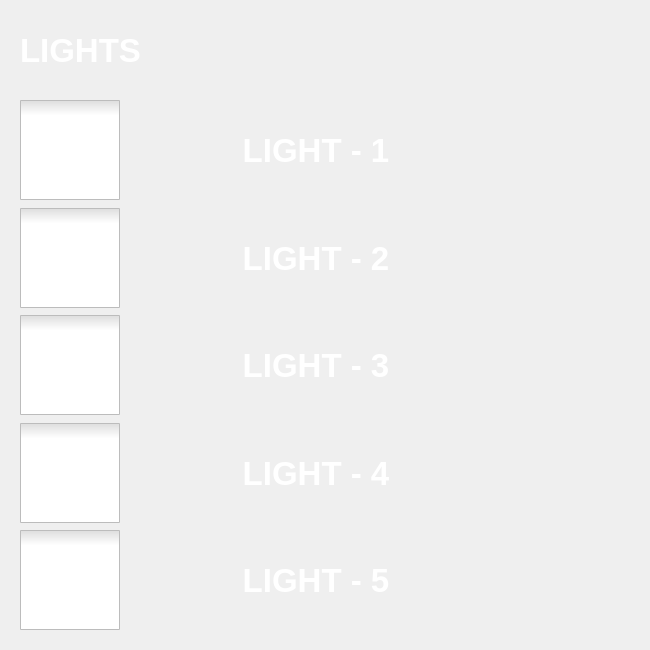
<?xml version="1.0" encoding="UTF-8"?>
<ui version="4.0">
 <class>Dialog1</class>
 <widget class="QDialog" name="Dialog1">
  <property name="geometry">
   <rect>
    <x>0</x>
    <y>0</y>
    <width>650</width>
    <height>650</height>
   </rect>
  </property>
  <property name="sizePolicy">
   <sizepolicy hsizetype="Fixed" vsizetype="Fixed">
    <horstretch>0</horstretch>
    <verstretch>0</verstretch>
   </sizepolicy>
  </property>
  <property name="maximumSize">
   <size>
    <width>1677</width>
    <height>1677</height>
   </size>
  </property>
  <property name="windowTitle">
   <string>Dialog</string>
  </property>
  <property name="styleSheet">
   <string notr="true">#Dialog1{
border-image:url(:/images/top.jpg);}</string>
  </property>
  <widget class="QLabel" name="label">
   <property name="geometry">
    <rect>
     <x>20</x>
     <y>20</y>
     <width>131</width>
     <height>61</height>
    </rect>
   </property>
   <property name="font">
    <font>
     <family>Segoe UI</family>
     <pointsize>25</pointsize>
     <weight>87</weight>
     <italic>false</italic>
     <bold>true</bold>
    </font>
   </property>
   <property name="styleSheet">
    <string notr="true">font: 700 25pt &quot;Segoe UI&quot;;
color: white;</string>
   </property>
   <property name="text">
    <string>LIGHTS</string>
   </property>
  </widget>
  <widget class="QWidget" name="gridLayoutWidget">
   <property name="geometry">
    <rect>
     <x>20</x>
     <y>100</y>
     <width>611</width>
     <height>531</height>
    </rect>
   </property>
   <layout class="QGridLayout" name="gridLayout">
    <item row="1" column="1">
     <widget class="QLabel" name="label_7">
      <property name="font">
       <font>
        <family>Segoe UI</family>
        <pointsize>25</pointsize>
        <weight>87</weight>
        <italic>false</italic>
        <bold>true</bold>
       </font>
      </property>
      <property name="styleSheet">
       <string notr="true">font: 700 25pt &quot;Segoe UI&quot;;
color: white;</string>
      </property>
      <property name="text">
       <string>LIGHT - 2</string>
      </property>
      <property name="alignment">
       <set>Qt::AlignCenter</set>
      </property>
     </widget>
    </item>
    <item row="2" column="1">
     <widget class="QLabel" name="label_6">
      <property name="font">
       <font>
        <family>Segoe UI</family>
        <pointsize>25</pointsize>
        <weight>87</weight>
        <italic>false</italic>
        <bold>true</bold>
       </font>
      </property>
      <property name="styleSheet">
       <string notr="true">font: 700 25pt &quot;Segoe UI&quot;;
color: white;
</string>
      </property>
      <property name="text">
       <string>LIGHT - 3</string>
      </property>
      <property name="alignment">
       <set>Qt::AlignCenter</set>
      </property>
     </widget>
    </item>
    <item row="4" column="2">
     <widget class="QLabel" name="label_11">
      <property name="sizePolicy">
       <sizepolicy hsizetype="Fixed" vsizetype="Preferred">
        <horstretch>0</horstretch>
        <verstretch>0</verstretch>
       </sizepolicy>
      </property>
      <property name="minimumSize">
       <size>
        <width>125</width>
        <height>0</height>
       </size>
      </property>
      <property name="sizeIncrement">
       <size>
        <width>0</width>
        <height>0</height>
       </size>
      </property>
      <property name="styleSheet">
       <string notr="true">border-image: url(:/images/idea.jpg);
</string>
      </property>
      <property name="text">
       <string/>
      </property>
      <property name="alignment">
       <set>Qt::AlignLeading|Qt::AlignLeft|Qt::AlignTop</set>
      </property>
     </widget>
    </item>
    <item row="3" column="2">
     <widget class="QLabel" name="label_9">
      <property name="sizePolicy">
       <sizepolicy hsizetype="Fixed" vsizetype="Preferred">
        <horstretch>0</horstretch>
        <verstretch>0</verstretch>
       </sizepolicy>
      </property>
      <property name="minimumSize">
       <size>
        <width>125</width>
        <height>0</height>
       </size>
      </property>
      <property name="sizeIncrement">
       <size>
        <width>0</width>
        <height>0</height>
       </size>
      </property>
      <property name="styleSheet">
       <string notr="true">border-image: url(:/images/idea.jpg);
</string>
      </property>
      <property name="text">
       <string/>
      </property>
      <property name="alignment">
       <set>Qt::AlignLeading|Qt::AlignLeft|Qt::AlignTop</set>
      </property>
     </widget>
    </item>
    <item row="2" column="2">
     <widget class="QLabel" name="label_4">
      <property name="sizePolicy">
       <sizepolicy hsizetype="Fixed" vsizetype="Preferred">
        <horstretch>0</horstretch>
        <verstretch>0</verstretch>
       </sizepolicy>
      </property>
      <property name="minimumSize">
       <size>
        <width>125</width>
        <height>0</height>
       </size>
      </property>
      <property name="styleSheet">
       <string notr="true">border-image: url(:/images/idea.jpg);</string>
      </property>
      <property name="text">
       <string/>
      </property>
      <property name="alignment">
       <set>Qt::AlignLeading|Qt::AlignLeft|Qt::AlignTop</set>
      </property>
     </widget>
    </item>
    <item row="3" column="1">
     <widget class="QLabel" name="label_5">
      <property name="font">
       <font>
        <family>Segoe UI</family>
        <pointsize>25</pointsize>
        <weight>87</weight>
        <italic>false</italic>
        <bold>true</bold>
       </font>
      </property>
      <property name="styleSheet">
       <string notr="true">font: 700 25pt &quot;Segoe UI&quot;;
color: white;</string>
      </property>
      <property name="text">
       <string>LIGHT - 4</string>
      </property>
      <property name="alignment">
       <set>Qt::AlignCenter</set>
      </property>
     </widget>
    </item>
    <item row="4" column="0">
     <widget class="QCheckBox" name="cb5">
      <property name="sizePolicy">
       <sizepolicy hsizetype="Fixed" vsizetype="Preferred">
        <horstretch>0</horstretch>
        <verstretch>0</verstretch>
       </sizepolicy>
      </property>
      <property name="styleSheet">
       <string notr="true">QCheckBox::indicator{

width:100px;
height:100px

}
QCheckBox::indicator:checked{
border-image:url(&quot;:/images/switch-off.jpg&quot;);
}
QCheckBox::indicator:unchecked{
border-image:url(&quot;:/images/switch-on.jpg&quot;);
}</string>
      </property>
      <property name="text">
       <string/>
      </property>
     </widget>
    </item>
    <item row="0" column="1">
     <widget class="QLabel" name="label_8">
      <property name="font">
       <font>
        <family>Segoe UI</family>
        <pointsize>25</pointsize>
        <weight>87</weight>
        <italic>false</italic>
        <bold>true</bold>
       </font>
      </property>
      <property name="styleSheet">
       <string notr="true">font: 700 25pt &quot;Segoe UI&quot;;
color: white;</string>
      </property>
      <property name="text">
       <string>LIGHT - 1</string>
      </property>
      <property name="alignment">
       <set>Qt::AlignCenter</set>
      </property>
     </widget>
    </item>
    <item row="0" column="0">
     <widget class="QCheckBox" name="checkBox_3">
      <property name="sizePolicy">
       <sizepolicy hsizetype="Fixed" vsizetype="Preferred">
        <horstretch>0</horstretch>
        <verstretch>0</verstretch>
       </sizepolicy>
      </property>
      <property name="styleSheet">
       <string notr="true">QCheckBox::indicator{

width:100px;
height:100px

}
QCheckBox::indicator:checked{
border-image:url(&quot;:/images/switch-off.jpg&quot;);
}
QCheckBox::indicator:unchecked{
border-image:url(&quot;:/images/switch-on.jpg&quot;);
}</string>
      </property>
      <property name="text">
       <string/>
      </property>
     </widget>
    </item>
    <item row="2" column="0">
     <widget class="QCheckBox" name="cb3">
      <property name="sizePolicy">
       <sizepolicy hsizetype="Fixed" vsizetype="Preferred">
        <horstretch>0</horstretch>
        <verstretch>0</verstretch>
       </sizepolicy>
      </property>
      <property name="styleSheet">
       <string notr="true">QCheckBox::indicator{

width:100px;
height:100px

}
QCheckBox::indicator:checked{
border-image:url(&quot;:/images/switch-off.jpg&quot;);
}
QCheckBox::indicator:unchecked{
border-image:url(&quot;:/images/switch-on.jpg&quot;);
}</string>
      </property>
      <property name="text">
       <string/>
      </property>
     </widget>
    </item>
    <item row="1" column="2">
     <widget class="QLabel" name="label_3">
      <property name="sizePolicy">
       <sizepolicy hsizetype="Fixed" vsizetype="Preferred">
        <horstretch>0</horstretch>
        <verstretch>0</verstretch>
       </sizepolicy>
      </property>
      <property name="minimumSize">
       <size>
        <width>125</width>
        <height>0</height>
       </size>
      </property>
      <property name="styleSheet">
       <string notr="true">border-image: url(:/images/idea.jpg);</string>
      </property>
      <property name="text">
       <string/>
      </property>
      <property name="alignment">
       <set>Qt::AlignLeading|Qt::AlignLeft|Qt::AlignTop</set>
      </property>
     </widget>
    </item>
    <item row="3" column="0">
     <widget class="QCheckBox" name="cb4">
      <property name="sizePolicy">
       <sizepolicy hsizetype="Fixed" vsizetype="Preferred">
        <horstretch>0</horstretch>
        <verstretch>0</verstretch>
       </sizepolicy>
      </property>
      <property name="styleSheet">
       <string notr="true">QCheckBox::indicator{

width:100px;
height:100px

}
QCheckBox::indicator:checked{
border-image:url(&quot;:/images/switch-off.jpg&quot;);
}
QCheckBox::indicator:unchecked{
border-image:url(&quot;:/images/switch-on.jpg&quot;);
}</string>
      </property>
      <property name="text">
       <string/>
      </property>
     </widget>
    </item>
    <item row="0" column="2">
     <widget class="QLabel" name="label_2">
      <property name="sizePolicy">
       <sizepolicy hsizetype="Fixed" vsizetype="Preferred">
        <horstretch>0</horstretch>
        <verstretch>0</verstretch>
       </sizepolicy>
      </property>
      <property name="minimumSize">
       <size>
        <width>125</width>
        <height>0</height>
       </size>
      </property>
      <property name="styleSheet">
       <string notr="true">border-image: url(:/images/idea.jpg);</string>
      </property>
      <property name="text">
       <string/>
      </property>
      <property name="alignment">
       <set>Qt::AlignLeading|Qt::AlignLeft|Qt::AlignTop</set>
      </property>
     </widget>
    </item>
    <item row="4" column="1">
     <widget class="QLabel" name="label_10">
      <property name="font">
       <font>
        <family>Segoe UI</family>
        <pointsize>25</pointsize>
        <weight>87</weight>
        <italic>false</italic>
        <bold>true</bold>
       </font>
      </property>
      <property name="styleSheet">
       <string notr="true">font: 700 25pt &quot;Segoe UI&quot;;
color: white;</string>
      </property>
      <property name="text">
       <string>LIGHT - 5</string>
      </property>
      <property name="alignment">
       <set>Qt::AlignCenter</set>
      </property>
     </widget>
    </item>
    <item row="1" column="0">
     <widget class="QCheckBox" name="cb2">
      <property name="sizePolicy">
       <sizepolicy hsizetype="Fixed" vsizetype="Preferred">
        <horstretch>0</horstretch>
        <verstretch>0</verstretch>
       </sizepolicy>
      </property>
      <property name="styleSheet">
       <string notr="true">QCheckBox::indicator{

width:100px;
height:100px

}
QCheckBox::indicator:checked{
border-image:url(&quot;:/images/switch-off.jpg&quot;);
}
QCheckBox::indicator:unchecked{
border-image:url(&quot;:/images/switch-on.jpg&quot;);
}</string>
      </property>
      <property name="text">
       <string/>
      </property>
     </widget>
    </item>
   </layout>
  </widget>
 </widget>
 <resources/>
 <connections/>
</ui>
